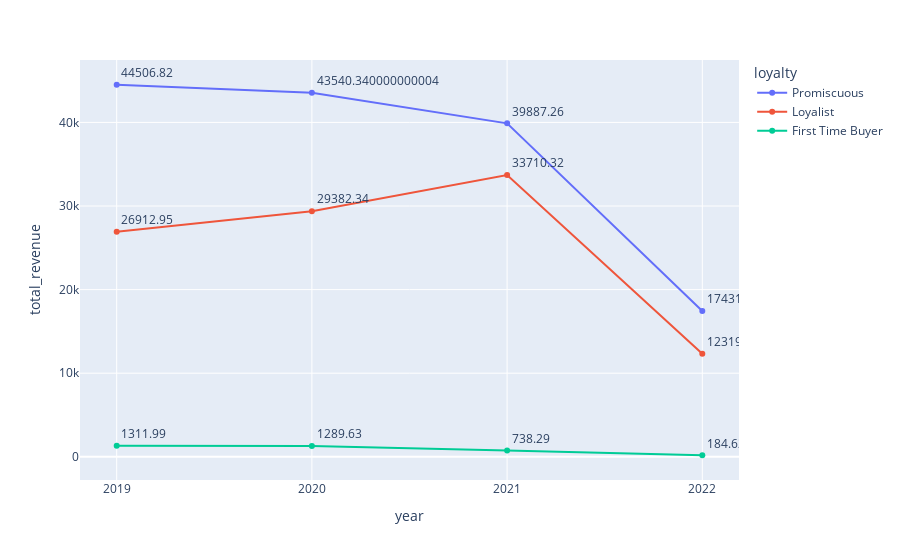

Notebook source saved alongside this figure:
### Code cell
#TODO create a graph that showcases the total revenue of each loyalties per year 
#* Preferrably line chart with 3 different lines (1 per loyalties)
#* x => year, y => total_revenue

revenue_per_loyalites = df.groupby(['year', 'loyalty']).agg(total_revenue=('price', 'sum')).sort_values('loyalty', ascending=False).reset_index()

loyalty_types = [revenue_per_loyalites.loyalty.unique()]

ftb_revenue = revenue_per_loyalites[revenue_per_loyalites.loyalty == 'First Time Buyer']
loyalist_revenue = revenue_per_loyalites[revenue_per_loyalites.loyalty == 'Loyalist']
prmscs_revenue = revenue_per_loyalites[revenue_per_loyalites.loyalty == 'Promiscuous']

fig = px.line(revenue_per_loyalites, x='year', y='total_revenue', color='loyalty', text='total_revenue')
fig.update_layout(xaxis= {'tickvals': [*range(int(revenue_per_loyalites['year'].min()), int(revenue_per_loyalites['year'].max() + 1))]})
fig.update_traces(textposition="top right")
fig.show()

# px.line(prmscs_revenue, x='year', y='total_revenue', line_group='loyalty').show()
# px.line(loyalist_revenue, x='year', y='total_revenue', line_group='loyalty').show()
# fig = px.line(prmscs_revenue, x='year', y='total_revenue', line_group='loyalty')
# fig.show()

### Figure 1 — Plotly figure (JSON) as saved in the notebook; plotly's stock layout.template omitted (floating-point values rounded to 4 significant figures)
{"data": [{"hovertemplate": "loyalty=Promiscuous<br>year=%{x}<br>total_revenue=%{text}<extra></extra>", "legendgroup": "Promiscuous", "line": {"color": "#636efa", "dash": "solid"}, "marker": {"symbol": "circle"}, "mode": "lines+markers+text", "name": "Promiscuous", "orientation": "v", "showlegend": true, "text": [44510.0, 43540.0, 39890.0, 17430.0], "textposition": "top right", "type": "scatter", "x": [2019, 2020, 2021, 2022], "xaxis": "x", "y": [44510.0, 43540.0, 39890.0, 17430.0], "yaxis": "y"}, {"hovertemplate": "loyalty=Loyalist<br>year=%{x}<br>total_revenue=%{text}<extra></extra>", "legendgroup": "Loyalist", "line": {"color": "#EF553B", "dash": "solid"}, "marker": {"symbol": "circle"}, "mode": "lines+markers+text", "name": "Loyalist", "orientation": "v", "showlegend": true, "text": [26910.0, 29380.0, 33710.0, 12320.0], "textposition": "top right", "type": "scatter", "x": [2019, 2020, 2021, 2022], "xaxis": "x", "y": [26910.0, 29380.0, 33710.0, 12320.0], "yaxis": "y"}, {"hovertemplate": "loyalty=First Time Buyer<br>year=%{x}<br>total_revenue=%{text}<extra></extra>", "legendgroup": "First Time Buyer", "line": {"color": "#00cc96", "dash": "solid"}, "marker": {"symbol": "circle"}, "mode": "lines+markers+text", "name": "First Time Buyer", "orientation": "v", "showlegend": true, "text": [1312.0, 1290.0, 738.3, 184.6], "textposition": "top right", "type": "scatter", "x": [2019, 2020, 2021, 2022], "xaxis": "x", "y": [1312.0, 1290.0, 738.3, 184.6], "yaxis": "y"}], "layout": {"legend": {"title": {"text": "loyalty"}, "tracegroupgap": 0}, "margin": {"t": 60}, "xaxis": {"anchor": "y", "domain": [0, 1], "tickvals": [2019, 2020, 2021, 2022], "title": {"text": "year"}}, "yaxis": {"anchor": "x", "domain": [0, 1], "title": {"text": "total_revenue"}}}}
